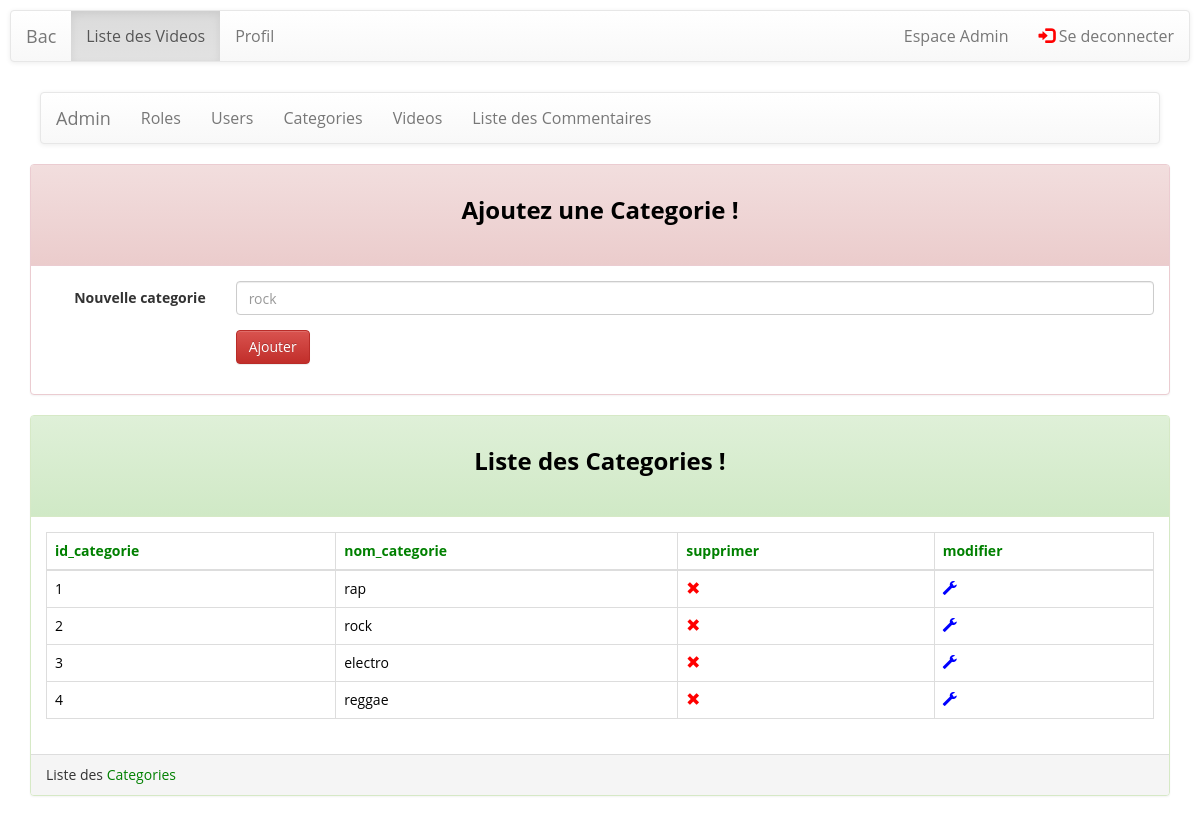
The page /formuAjoutCategorie.php (signed in) on the database its author committed.
### tables this page shows
CREATE TABLE `categories` (
  `id_categorie` int(11) NOT NULL,
  `nom_categorie` varchar(50) NOT NULL
);

### listCategories.php (the view, shortened to what this page needs)
<div class="container">
    <div class="panel panel-success">
        <div class="panel-heading"><h3 class="text-center">Liste des Categories !</h3>
        </div>
        <div class="panel-body">
        <?php
$link = mysqli_connect('localhost','knab','knab','bac');
$tableHeading =array('id_categorie',
    'nom_categorie');
$tableHeading[]='supprimer';
$tableHeading[]='modifier';
echo "<table id='table' class='table table-bordered table-responsive table-hover'>";
echo "<thead><tr>";
$i=0;
$tailleChamps = count($tableHeading);
for( $i; $i < $tailleChamps; $i++)
{  ?>
    <th><?=$tableHeading[$i]?></th>
<?php }
echo "</tr></thead>";
echo "<tbody>";
$categories = "SELECT  * FROM categories";
$reponse = mysqli_query($link, $categories);
echo "<tbody>";
if(mysqli_num_rows($reponse)>0){
    while($row = mysqli_fetch_assoc($reponse)){
        echo '<form action="modifier_categorie.php" method="post">';
        echo "<tr class='".$row['id_categorie']."'>";
        echo "<td class='".$row['id_categorie']."'>".$row['id_categorie']."<input type='hidden' name='id_categorie' value='".$row['id_categorie']."'></td>";
        echo "<td class='".$row['nom_categorie']."'>".$row['nom_categorie']."<input type='hidden' name='nom_categorie' value='".$row['nom_categorie']."'></td>";
        $champSupprimer = '<td><a id="'.$row["id_categorie"].'" href="javascript:void(0)" onclick="removeUser('.$row["id_categorie"].')"><span class="glyphicon glyphicon-remove"  style="color:red;" aria-hidden="true"></span></a></td>';
        echo $champSupprimer;
        $champModifier = ' <td><a  class="modifier" id="'.$row["id_categorie"].'" >
						<span class="glyphicon glyphicon-wrench" style="color:blue;" aria-hidden="true"></span></a>
						<input type="submit" name="modifier" value="modifier"></td>';
        echo $champModifier;
        echo "</tr>";
        echo '</form>';
    }
}
echo "</tbody>";
echo "</table>";
?>
        </div>
        <div class="panel-footer">Liste des <span style="color:green;">Categories</span></div>
    </div>
</div>

### assets/css/style.css (style rules this page uses)
h1, h2, h3, h4, h5, h6 { font-family:'Open Sans', sans-serif; font-weight: bold; color: white; }
.text-center { text-align:center; }
h3 { line-height:30px; padding-bottom:20px; }

### assets/css/custom.css (style rules this page uses)
html { margin:0; padding:0; }
body { background: url('http://wallpoper.com/images/00/15/58/86/solid-color_00155886.jpg'); background-size: 100% 100%; background-repeat: no-repeat; margin: 0; padding:0; }
h3 { color:black; }
a { color:green; }
th { color:green; }
tr { color:black; }
td { color:black; }

### rows shown on the page
categories: id_categorie "1", nom_categorie "rap"
categories: id_categorie "2", nom_categorie "rock"
categories: id_categorie "3", nom_categorie "electro"
categories: id_categorie "4", nom_categorie "reggae"

### other values the page prints
$tableHeading[$i] "id_categorie"
$tableHeading[$i] "nom_categorie"
$tableHeading[$i] "supprimer"
$tableHeading[$i] "modifier"
